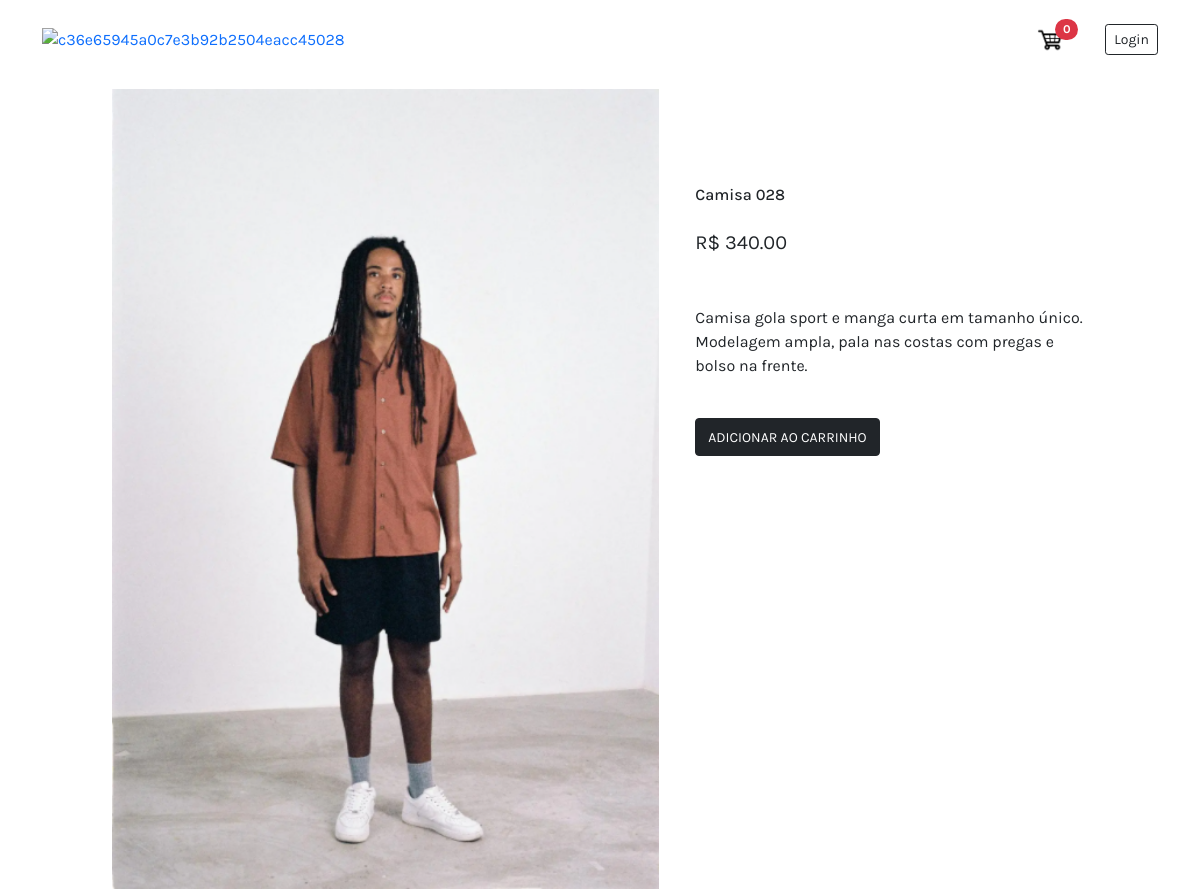
Page /product/1 on the committed database.
### store/models.py (models this page shows, shortened)
class Product(models.Model):
    product_code = models.CharField(max_length=5, unique=True)
    name = models.CharField(max_length=30, null=False)
    price = models.FloatField()
    image = models.ImageField(null=True, blank=True)
    description = models.TextField(null=True, blank=True, max_length=200)

### store/views.py (the view)
# urls.py: path('product/<str:pk>', views.product, name='product'),
def product(request, pk):
    product = Product.objects.get(id=pk)
    if request.user.is_authenticated:
        customer = request.user.customer
        order, created = Order.objects.get_or_create(customer=customer, complete=False)
        item = OrderItem.objects.get_or_create(order=order, product=product)[0]
        cartItems = order.get_cart_items
    else:
        item = []
        order = {'get_cart_total':0, 'get_cart_items':0}
        cartItems = order['get_cart_items']
    context = {
        'product': product,
        'order': order,
        'item': item,
        'cartItems': cartItems
    }
    return render(request, 'store/product.html', context)

### store/templates/store/product.html
{% extends 'store/main.html' %}
{% load static %}
{% block content %}
<div class="container mt-4" style="max-width: 1000px;">
  <div class="row">
    <div class="col-7 pe-4">
      <img class="w-100" style="max-height: 800px;" src="{{product.image.url}}" alt="">
    </div>
    <div class="col-5 mt-5">
      <h6 class="mt-5" >{{product.name}}</h6>
      <p class="fs-5 mt-4">R$ {{product.price|floatformat:2}}</p>
      <p class="mt-5" >{{product.description}}</p>
      {% if item.quantity > 0 %}
      <div class="d-flex">
        <img data-product="{{item.product.id}}" data-action="add" style="height: 20px; cursor:pointer;"
          class="my-auto chg-quantity update-cart" src="{% static  'images/plus.png' %}">
        <p class="pt-2 mx-2 fw-bold">{{item.quantity}}</p>
        <img data-product="{{item.product.id}}" data-action="remove" style="height: 20px; cursor:pointer;"
          class="my-auto chg-quantity update-cart" src="{% static  'images/minus.png' %}">
      </div>
      <a href="{% url 'cart' %}">
        <button class="mt-4 btn btn-dark text-center">
          <small>IR PARA CARRINHO</small>
        </button>
      </a>
      {% else %}
        <button class="update-cart mt-4 btn btn-dark  text-center" data-product="{{product.id}}" data-action="add" type="submit" name="buy">
          <small>ADICIONAR AO CARRINHO</small>
        </button>
      {% endif %}
    </div>
  </div>
</div>
{% endblock content %}

### store/templates/store/main.html (style rules this page uses)
* { font-family: 'Karla', sans-serif; }

### rows in the picture
Product: image (picture), name "Camisa 028", price "340.00", description "Camisa gola sport e manga curta em tamanho único. Modelagem ampla, pala nas costas com pregas e bolso na frente."

### other values in the picture
{{ cartItems }} "0"
